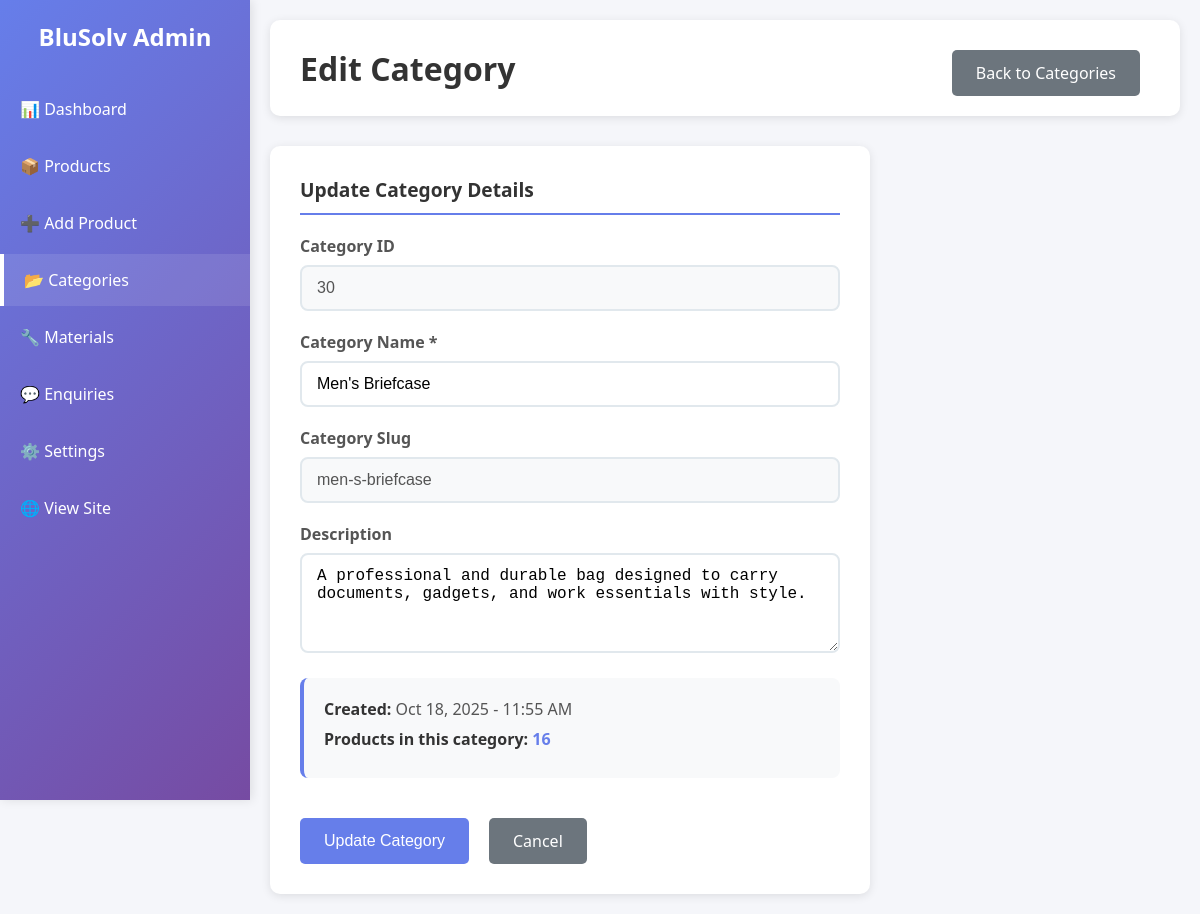
The page /admin/edit_category.php?id=30 on the database its author committed.
### tables this page shows
CREATE TABLE `categories` (
  `id` int(11) NOT NULL,
  `category_name` varchar(100) NOT NULL,
  `category_slug` varchar(255) DEFAULT NULL,
  `description` text DEFAULT NULL,
  `status` enum('active','inactive') DEFAULT 'active',
  `created_at` timestamp NOT NULL DEFAULT current_timestamp(),
  `updated_at` timestamp NOT NULL DEFAULT current_timestamp() ON UPDATE current_timestamp()
);

### admin/edit_category.php (the view, shortened to what this page needs)
<?php
$host = 'localhost';
$username = 'blusolv_db';
$password = 'blusolv_db';
$database = 'blusolv_db';
$conn = new mysqli($host, $username, $password, $database);
$category_id = intval($_GET['id']);
$fetch_sql = "SELECT * FROM categories WHERE id = ?";
$fetch_stmt = $conn->prepare($fetch_sql);
$fetch_stmt->bind_param("i", $category_id);
$fetch_stmt->execute();
$result = $fetch_stmt->get_result();
$category = $result->fetch_assoc();
$product_count_sql = "SELECT COUNT(*) as count FROM products WHERE category_id = ? AND status != 'deleted'";
$product_count_stmt = $conn->prepare($product_count_sql);
$product_count_stmt->bind_param("i", $category_id);
$product_count_stmt->execute();
$product_count_result = $product_count_stmt->get_result();
$product_count = $product_count_result->fetch_assoc()['count'];
?>
<!DOCTYPE html>
<html lang="en">
<head>
</head>
<body>
    <div class="sidebar">
        <h2>BluSolv Admin</h2>
        <ul>
            <li><a href="dashboard.php">📊 Dashboard</a></li>
            <li><a href="products.php">📦 Products</a></li>
            <li><a href="add_product.php">➕ Add Product</a></li>
            <li><a href="categories.php" class="active">📂 Categories</a></li>
            <li><a href="materials.php">🔧 Materials</a></li>
            <li><a href="enquiries.php">💬 Enquiries</a></li>
            <li><a href="settings.php">⚙️ Settings</a></li>
            <li><a href="../products.php" target="_blank">🌐 View Site</a></li>
        </ul>
    </div>
    <div class="main-content">
        <div class="header">
            <h1>Edit Category</h1>
            <div>
                <a href="categories.php" class="btn btn-secondary">Back to Categories</a>
            </div>
        </div>
        <div class="content-section">
            <h2 class="section-title">Update Category Details</h2>
            <form method="POST">
                <div class="form-group">
                    <label for="category_id">Category ID</label>
                    <input type="text"
                           id="category_id"
                           class="form-control"
                           value="<?php echo $category['id']; ?>"
                           disabled>
                </div>
                <div class="form-group">
                    <label for="category_name">Category Name *</label>
                    <input type="text"
                           id="category_name"
                           name="category_name"
                           class="form-control"
                           value="<?php echo htmlspecialchars($category['category_name']); ?>"
                           required
                           placeholder="Enter category name">
                </div>
                <div class="form-group">
                    <label for="category_slug">Category Slug</label>
                    <input type="text"
                           id="category_slug"
                           class="form-control"
                           value="<?php echo htmlspecialchars($category['category_slug']); ?>"
                           disabled
                           placeholder="Auto-generated from category name">
                </div>
                <div class="form-group">
                    <label for="description">Description</label>
                    <textarea id="description"
                              name="description"
                              class="form-control"
                              rows="4"
                              placeholder="Enter category description"><?php echo htmlspecialchars($category['description']); ?></textarea>
                </div>
                <div class="info-box">
                    <p><strong>Created:</strong> <?php echo date('M j, Y - h:i A', strtotime($category['created_at'])); ?></p>
                    <p><strong>Products in this category:</strong> <span style="color: #667eea; font-weight: bold;"><?php echo $product_count; ?></span></p>
                </div>
                <div class="btn-container">
                    <button type="submit" class="btn btn-primary">Update Category</button>
                    <a href="categories.php" class="btn btn-secondary">Cancel</a>
                </div>
            </form>
        </div>
    </div>
</body>
</html>

### admin/edit_category.php (style rules this page uses)
* { margin: 0; padding: 0; box-sizing: border-box; }
body { font-family: 'Segoe UI', Tahoma, Geneva, Verdana, sans-serif; background-color: #f5f6fa; color: #333; }
.sidebar { width: 250px; height: 100vh; background: linear-gradient(135deg, #667eea 0%, #764ba2 100%); color: white; position: fixed; left: 0; top: 0; padding: 20px 0; box-shadow: 2px 0 10px rgba(0,0,0,0.1); }
.sidebar h2 { text-align: center; margin-bottom: 30px; padding: 0 20px; }
.sidebar ul { list-style: none; }
.sidebar ul li { margin-bottom: 5px; }
.sidebar ul li a { display: block; padding: 15px 20px; color: white; text-decoration: none; transition: all 0.3s ease; }
.sidebar ul li a:hover, .sidebar ul li a.active { background-color: rgba(255,255,255,0.1); border-left: 4px solid #fff; }
.main-content { margin-left: 250px; padding: 20px; }
.header { background: white; padding: 20px 30px; border-radius: 10px; box-shadow: 0 2px 10px rgba(0,0,0,0.1); margin-bottom: 30px; display: flex; justify-content: space-between; align-items: center; }
.header h1 { color: #333; }
.content-section { background: white; padding: 30px; border-radius: 10px; box-shadow: 0 2px 10px rgba(0,0,0,0.1); max-width: 600px; }
.section-title { font-size: 1.2em; margin-bottom: 20px; color: #333; border-bottom: 2px solid #667eea; padding-bottom: 10px; }
.form-group { margin-bottom: 20px; }
.form-group label { display: block; margin-bottom: 8px; font-weight: 600; color: #555; }
.form-control { width: 100%; padding: 12px 15px; border: 2px solid #e1e8ed; border-radius: 8px; font-size: 16px; transition: border-color 0.3s ease; }
.form-control:disabled { background-color: #f8f9fa; cursor: not-allowed; }
.btn { padding: 12px 24px; border: none; border-radius: 5px; cursor: pointer; text-decoration: none; display: inline-block; font-size: 16px; transition: all 0.3s ease; margin-right: 10px; margin-top: 10px; }
.btn-primary { background-color: #667eea; color: white; }
.btn-secondary { background-color: #6c757d; color: white; }
.btn-container { display: flex; gap: 10px; margin-top: 30px; }
.info-box { background-color: #f8f9fa; padding: 20px; border-radius: 8px; margin-top: 20px; border-left: 4px solid #667eea; }
.info-box p { margin-bottom: 8px; color: #555; }
.info-box strong { color: #333; }

### rows shown on the page
categories: id "30", category_name "Men's Briefcase", category_slug "men-s-briefcase", description "A professional and durable bag designed to carry documents, gadgets, and work essentials with style.", created_at "Oct 18, 2025 - 11:55 AM"

### other values the page prints
$product_count "16"
